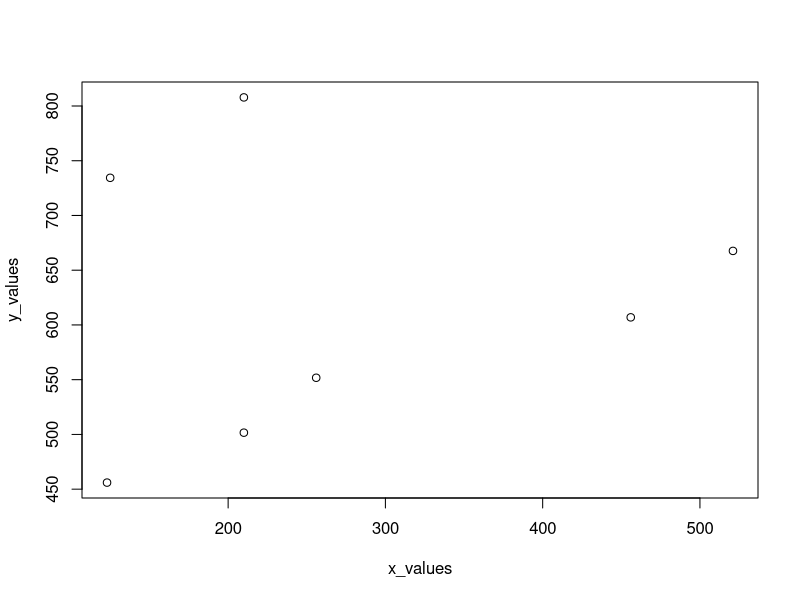

Reproduce this figure in R.
#example
getwd()

csv_data <- read.csv("example.csv")

x_values <- csv_data$title1
y_values <- csv_data$title2

plot (x_values,y_values)